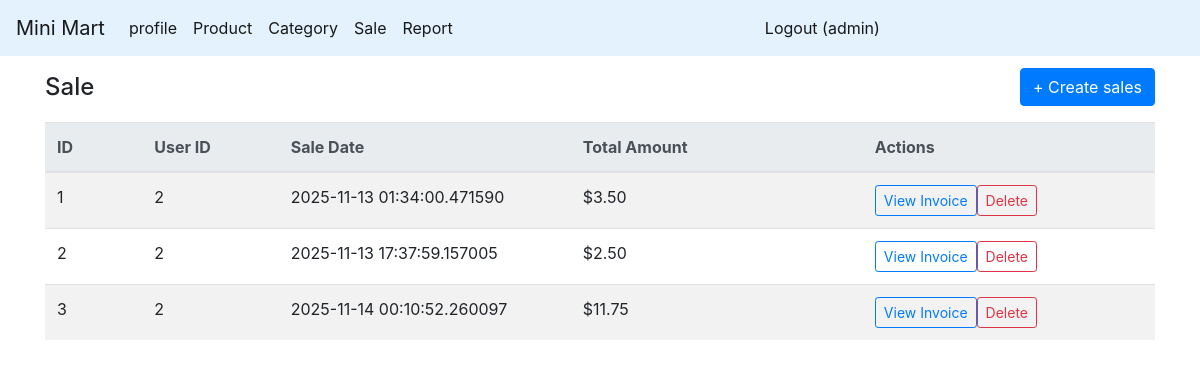
The app's page /sales_form (signed in), older data.
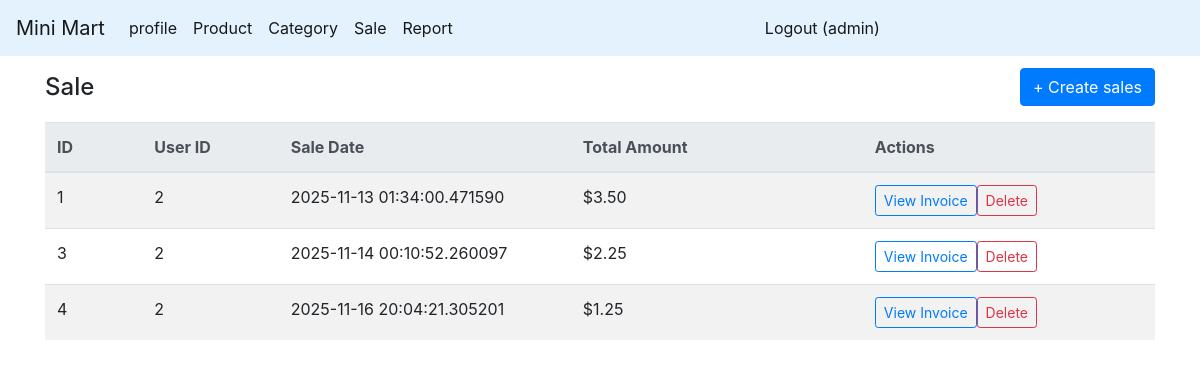
The same page, newer data.
### app.py (models this page shows)
class Sales(db.Model):
    sales_id = db.Column(db.Integer, primary_key=True)
    user_id = db.Column(db.Integer, db.ForeignKey('user.id'), nullable=False)
    sale_date = db.Column(db.DateTime, nullable=False)
    total_amount = db.Column(db.Float,default=0.0, nullable=False)

### route/sale.py (the view)
@app.route('/sales_form')
@jwt_required()
def sales():
    user=get_jwt_identity()
    list=db.session.execute(text('SELECT * FROM sales')).fetchall()
    sales =[]
    for row in list:
        sale={
            'sales_id': row[0],
            'user_id': row[1],
            'sale_date': row[2],
            'total_amount': row[3]
        }
        sales.append(sale)
    return render_template('sale/sales.html', sales=sales, user=user)

### app.py (called while the page is built)
@jwt.token_in_blocklist_loader
def check_if_token_revoked(jwt_header, jwt_payload):
    jti = jwt_payload["jti"]
    token = TokenBlocklist.query.filter_by(jti=jti).first()
    return token is not None

### templates/sale/sales.html
{% extends "master.html" %}
{% block main_content %}
    <div class="container">
        <div class="d-flex align-items-center justify-content-between mb-3" style="padding-top: 12px">
            <h4 class="mb-0">Sale</h4>
            <a href="/create_sale_form" class="btn btn-primary">+ Create sales</a>
        </div>
        <div class="table-responsive">
            <table class="table table-striped table-hover align-middle">
                <thead class="thead-light">
                <tr>
                    <th style="width:60px">ID</th>
                    <th style="width:84px">User ID</th>
                    <th style="width:180px">Sale Date</th>
                    <th style="width:180px">Total Amount</th>
                    <th style="width:180px">Actions</th>
                </tr>
                </thead>
                <tbody>
                {% for s in sales %}
                    <tr>
                        <td>{{ s.sales_id }}</td>
                        <td>{{ s.user_id }}</td>
                        <td>{{ s.sale_date }}</td>
                        <td>${{ '%.2f'|format(s.total_amount) }}</td>
                        <td>
                            <a href="{{ url_for('sale_details', sales_id=s['sales_id']) }}"
                               class="btn btn-sm btn-outline-primary">View Invoice</a>
                            <form action="{{ url_for('delete_sale', sales_id=s.sales_id) }}" method="post"
                                  class="d-inline"
                                  onsubmit="return confirm('Delete {{ s.sales_id }}?');">
                                <button class="btn btn-sm btn-outline-danger">Delete</button>
                            </form>
                        </td>
                    </tr>
                {% else %}
                    <tr>
                        <td colspan="6" class="text-center text-muted py-4">No category found.</td>
                    </tr>
                {% endfor %}
                </tbody>
            </table>
        </div>
    </div>
{% endblock %}

Row changes from the older to the newer data that the page shows:
removed Sales: sales_id "2", user_id "2", sale_date "2025-11-13 17:37:59.157005", total_amount "2.50"
changed Sales id 3: total_amount "11.75" → "2.25"
added Sales: sales_id "4", user_id "2", sale_date "2025-11-16 20:04:21.305201", total_amount "1.25"
